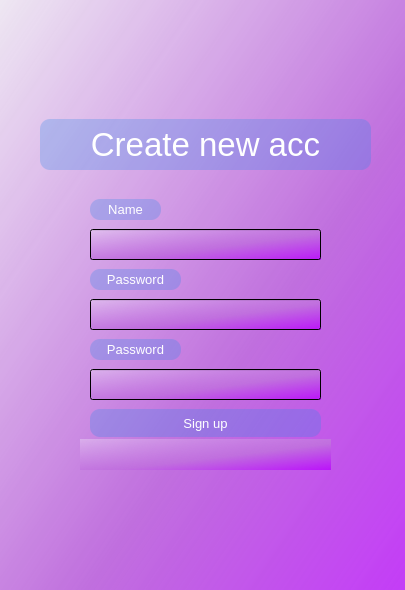
<?xml version="1.0" encoding="UTF-8"?>
<ui version="4.0">
 <class>Dialog</class>
 <widget class="QDialog" name="Dialog">
  <property name="geometry">
   <rect>
    <x>0</x>
    <y>0</y>
    <width>405</width>
    <height>590</height>
   </rect>
  </property>
  <property name="windowTitle">
   <string>Dialog</string>
  </property>
  <widget class="QWidget" name="widget" native="true">
   <property name="geometry">
    <rect>
     <x>-20</x>
     <y>-1</y>
     <width>441</width>
     <height>651</height>
    </rect>
   </property>
   <property name="styleSheet">
    <string notr="true">background-color: qlineargradient(spread:pad, x1:1, y1:1, x2:0, y2:0, stop:0 rgba(185, 0, 255, 200), stop:0.427447 rgba(192, 111, 222, 255), stop:1 rgba(241, 231, 249, 100));
</string>
   </property>
   <widget class="QLineEdit" name="lineName">
    <property name="geometry">
     <rect>
      <x>110</x>
      <y>230</y>
      <width>231</width>
      <height>31</height>
     </rect>
    </property>
    <property name="styleSheet">
     <string notr="true">color:white</string>
    </property>
   </widget>
   <widget class="QLabel" name="name">
    <property name="geometry">
     <rect>
      <x>110</x>
      <y>200</y>
      <width>71</width>
      <height>21</height>
     </rect>
    </property>
    <property name="styleSheet">
     <string notr="true">background-color:rgba(49, 135, 234, 70);
border:none;
color:white;
font-weight:bond;
font-size:10pt;
border-radius:10px</string>
    </property>
    <property name="text">
     <string>Name</string>
    </property>
    <property name="alignment">
     <set>Qt::AlignCenter</set>
    </property>
   </widget>
   <widget class="QLineEdit" name="linePassword">
    <property name="geometry">
     <rect>
      <x>110</x>
      <y>300</y>
      <width>231</width>
      <height>31</height>
     </rect>
    </property>
    <property name="styleSheet">
     <string notr="true">color:white</string>
    </property>
   </widget>
   <widget class="QLabel" name="password">
    <property name="geometry">
     <rect>
      <x>110</x>
      <y>270</y>
      <width>91</width>
      <height>21</height>
     </rect>
    </property>
    <property name="styleSheet">
     <string notr="true">background-color:rgba(49, 135, 234, 70);
border:none;
color:white;
font-weight:bond;
font-size:10pt;
border-radius:10px</string>
    </property>
    <property name="text">
     <string>Password</string>
    </property>
    <property name="alignment">
     <set>Qt::AlignCenter</set>
    </property>
   </widget>
   <widget class="QLabel" name="fic">
    <property name="geometry">
     <rect>
      <x>60</x>
      <y>120</y>
      <width>331</width>
      <height>51</height>
     </rect>
    </property>
    <property name="styleSheet">
     <string notr="true">background-color:rgba(49, 135, 234, 70);
border:none;
color:white;
font-weight:bond;
font-size:25pt;
border-radius:10px</string>
    </property>
    <property name="text">
     <string>Create new acc</string>
    </property>
    <property name="alignment">
     <set>Qt::AlignCenter</set>
    </property>
   </widget>
   <widget class="QPushButton" name="signup">
    <property name="geometry">
     <rect>
      <x>110</x>
      <y>410</y>
      <width>231</width>
      <height>28</height>
     </rect>
    </property>
    <property name="styleSheet">
     <string notr="true">background-color:rgba(49, 135, 234, 70);
border:none;
color:white;
font-weight:bond;
font-size:10pt;
border-radius:10px</string>
    </property>
    <property name="text">
     <string>Sign up</string>
    </property>
   </widget>
   <widget class="QLineEdit" name="lineConfPassword">
    <property name="geometry">
     <rect>
      <x>110</x>
      <y>370</y>
      <width>231</width>
      <height>31</height>
     </rect>
    </property>
    <property name="styleSheet">
     <string notr="true">color:white</string>
    </property>
   </widget>
   <widget class="QLabel" name="password_2">
    <property name="geometry">
     <rect>
      <x>110</x>
      <y>340</y>
      <width>91</width>
      <height>21</height>
     </rect>
    </property>
    <property name="styleSheet">
     <string notr="true">background-color:rgba(49, 135, 234, 70);
border:none;
color:white;
font-weight:bond;
font-size:10pt;
border-radius:10px</string>
    </property>
    <property name="text">
     <string>Password</string>
    </property>
    <property name="alignment">
     <set>Qt::AlignCenter</set>
    </property>
   </widget>
   <widget class="QLabel" name="error">
    <property name="geometry">
     <rect>
      <x>100</x>
      <y>440</y>
      <width>251</width>
      <height>31</height>
     </rect>
    </property>
    <property name="styleSheet">
     <string notr="true">font: 12pt &quot;MS Shell Dlg 2&quot;; color:red;</string>
    </property>
    <property name="text">
     <string/>
    </property>
   </widget>
  </widget>
 </widget>
 <resources/>
 <connections/>
</ui>
